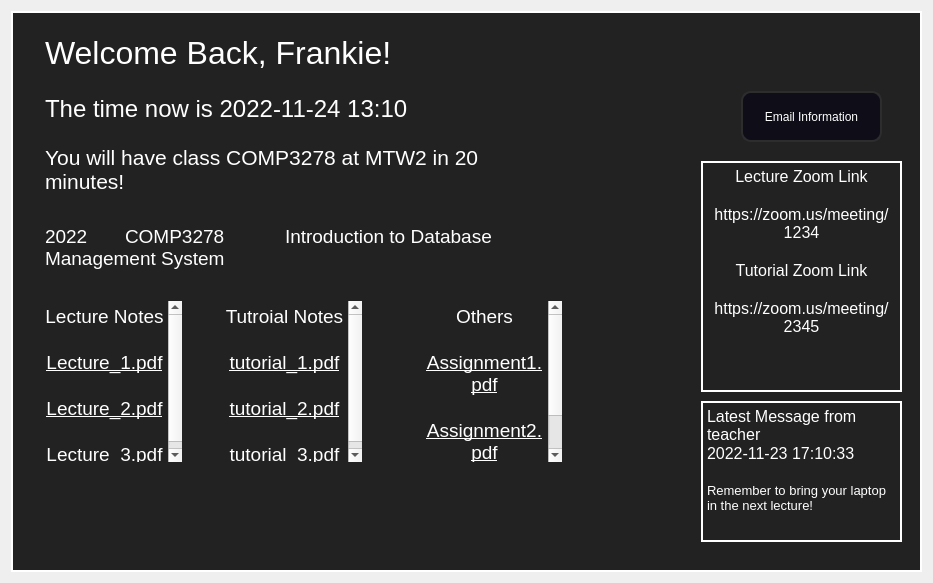
          <widget class="QWidget" name="course_info">
           <property name="styleSheet">
            <string notr="true"/>
           </property>
           <layout class="QFormLayout" name="formLayout_4">
            <item row="0" column="0">
             <widget class="QFrame" name="input_fileds_frame">
              <property name="minimumSize">
               <size>
                <width>911</width>
                <height>561</height>
               </size>
              </property>
              <property name="styleSheet">
               <string notr="true">QFrame{
	background-color: rgb(34, 34, 34);
	color: rgb(255, 255, 255);
	border: 2px solid rgb(255, 255, 255);
}
QLineEdit {
	border: 2px solid rgb(0, 93, 159);
	border-radius: 10px;
	padding: 15px;
	background-color: rgb(0, 69, 116);
	color: rgb(255, 255, 255);
}
QLineEdit:hover {
	border: 2px solid rgb(0, 66, 124);
}
QLineEdit:focus {
	border: 2px solid rgb(206, 206, 206);
	color: rgb(200, 200, 200);
}
QPushButton {
	border: 2px solid rgb(45, 45, 45);
	border-radius: 10px;
	padding: 15px;
	background-color:rgb(14, 13, 24);
	color: rgb(255, 255, 255);
}
QPushButton:hover {
	border: 2px solid rgb(0, 66, 124);
}
QLabel{
	border:3px solid  rgb(45, 45, 45);
	border-radius: 10px;
	
	background-color: rgb(6, 63, 104);
}
QCheckBox{
	color: rgb(255, 255, 255);
	padding: 10px;
}
QTextEdit{
	border: none;
}
QCheckBox::indicator {
    border: 3px solid rgb(0, 93, 159);
	width: 20px;
	height: 20px;
	border-radius: 10px;
    background:rgb(0, 0, 0);
}
QCheckBox::indicator:hover {
    border: 3px solid rgb(255, 255, 255);
}
QCheckBox::indicator:checked {
    background: 3px solid rgb(34, 34, 34);
	background-image: url(:/icons/icons/cil-check.png);
}</string>
              </property>
              <property name="frameShape">
               <enum>QFrame::StyledPanel</enum>
              </property>
              <property name="frameShadow">
               <enum>QFrame::Raised</enum>
              </property>
              <widget class="QTextEdit" name="welcome">
               <property name="geometry">
                <rect>
                 <x>30</x>
                 <y>20</y>
                 <width>851</width>
                 <height>61</height>
                </rect>
               </property>
               <property name="html">
                <string>&lt;!DOCTYPE HTML PUBLIC &quot;-//W3C//DTD HTML 4.0//EN&quot; &quot;http://www.w3.org/TR/REC-html40/strict.dtd&quot;&gt;
&lt;html&gt;&lt;head&gt;&lt;meta name=&quot;qrichtext&quot; content=&quot;1&quot; /&gt;&lt;style type=&quot;text/css&quot;&gt;
p, li { white-space: pre-wrap; }
&lt;/style&gt;&lt;/head&gt;&lt;body style=&quot; font-family:'MS Shell Dlg 2'; font-size:7.8pt; font-weight:400; font-style:normal;&quot;&gt;
&lt;p style=&quot; margin-top:0px; margin-bottom:0px; margin-left:0px; margin-right:0px; -qt-block-indent:0; text-indent:0px;&quot;&gt;&lt;span style=&quot; font-family:'.Roboto'; font-size:24pt;&quot;&gt;Welcome Back, Frankie!&lt;/span&gt;&lt;/p&gt;&lt;/body&gt;&lt;/html&gt;</string>
               </property>
              </widget>
              <widget class="QTextEdit" name="time_now">
               <property name="geometry">
                <rect>
                 <x>30</x>
                 <y>80</y>
                 <width>711</width>
                 <height>51</height>
                </rect>
               </property>
               <property name="verticalScrollBarPolicy">
                <enum>Qt::ScrollBarAlwaysOff</enum>
               </property>
               <property name="html">
                <string>&lt;!DOCTYPE HTML PUBLIC &quot;-//W3C//DTD HTML 4.0//EN&quot; &quot;http://www.w3.org/TR/REC-html40/strict.dtd&quot;&gt;
&lt;html&gt;&lt;head&gt;&lt;meta name=&quot;qrichtext&quot; content=&quot;1&quot; /&gt;&lt;style type=&quot;text/css&quot;&gt;
p, li { white-space: pre-wrap; }
&lt;/style&gt;&lt;/head&gt;&lt;body style=&quot; font-family:'MS Shell Dlg 2'; font-size:7.8pt; font-weight:400; font-style:normal;&quot;&gt;
&lt;p style=&quot; margin-top:0px; margin-bottom:0px; margin-left:0px; margin-right:0px; -qt-block-indent:0; text-indent:0px;&quot;&gt;&lt;span style=&quot; font-family:'.Roboto'; font-size:18pt;&quot;&gt;The time now is 2022-11-24 13:10&lt;/span&gt;&lt;/p&gt;&lt;/body&gt;&lt;/html&gt;</string>
               </property>
              </widget>
              <widget class="QTextEdit" name="whether_have_class">
               <property name="geometry">
                <rect>
                 <x>30</x>
                 <y>130</y>
                 <width>491</width>
                 <height>81</height>
                </rect>
               </property>
               <property name="verticalScrollBarPolicy">
                <enum>Qt::ScrollBarAlwaysOff</enum>
               </property>
               <property name="html">
                <string>&lt;!DOCTYPE HTML PUBLIC &quot;-//W3C//DTD HTML 4.0//EN&quot; &quot;http://www.w3.org/TR/REC-html40/strict.dtd&quot;&gt;
&lt;html&gt;&lt;head&gt;&lt;meta name=&quot;qrichtext&quot; content=&quot;1&quot; /&gt;&lt;style type=&quot;text/css&quot;&gt;
p, li { white-space: pre-wrap; }
&lt;/style&gt;&lt;/head&gt;&lt;body style=&quot; font-family:'MS Shell Dlg 2'; font-size:7.8pt; font-weight:400; font-style:normal;&quot;&gt;
&lt;p style=&quot; margin-top:0px; margin-bottom:0px; margin-left:0px; margin-right:0px; -qt-block-indent:0; text-indent:0px;&quot;&gt;&lt;span style=&quot; font-family:'.Roboto'; font-size:16pt;&quot;&gt;You will have class COMP3278 at MTW2 in 20 minutes!&lt;/span&gt;&lt;/p&gt;
&lt;p style=&quot;-qt-paragraph-type:empty; margin-top:0px; margin-bottom:0px; margin-left:0px; margin-right:0px; -qt-block-indent:0; text-indent:0px; font-family:'.Roboto'; font-size:16pt;&quot;&gt;&lt;br /&gt;&lt;/p&gt;
&lt;p style=&quot; margin-top:0px; margin-bottom:0px; margin-left:0px; margin-right:0px; -qt-block-indent:0; text-indent:0px;&quot;&gt;&lt;span style=&quot; font-family:'.Roboto'; font-size:16pt;&quot;&gt;Below is the course information:&lt;/span&gt;&lt;/p&gt;&lt;/body&gt;&lt;/html&gt;</string>
               </property>
              </widget>
              <widget class="QTextEdit" name="course_code">
               <property name="geometry">
                <rect>
                 <x>30</x>
                 <y>210</y>
                 <width>571</width>
                 <height>61</height>
                </rect>
               </property>
               <property name="verticalScrollBarPolicy">
                <enum>Qt::ScrollBarAlwaysOff</enum>
               </property>
               <property name="html">
                <string>&lt;!DOCTYPE HTML PUBLIC &quot;-//W3C//DTD HTML 4.0//EN&quot; &quot;http://www.w3.org/TR/REC-html40/strict.dtd&quot;&gt;
&lt;html&gt;&lt;head&gt;&lt;meta name=&quot;qrichtext&quot; content=&quot;1&quot; /&gt;&lt;style type=&quot;text/css&quot;&gt;
p, li { white-space: pre-wrap; }
&lt;/style&gt;&lt;/head&gt;&lt;body style=&quot; font-family:'MS Shell Dlg 2'; font-size:7.8pt; font-weight:400; font-style:normal;&quot;&gt;
&lt;p style=&quot; margin-top:0px; margin-bottom:0px; margin-left:0px; margin-right:0px; -qt-block-indent:0; text-indent:0px;&quot;&gt;&lt;span style=&quot; font-family:'.Roboto'; font-size:14pt;&quot;&gt;2022	COMP3278	Introduction to Database Management System&lt;/span&gt;&lt;/p&gt;&lt;/body&gt;&lt;/html&gt;</string>
               </property>
              </widget>
              <widget class="QTextEdit" name="lecture_notes">
               <property name="geometry">
                <rect>
                 <x>30</x>
                 <y>290</y>
                 <width>141</width>
                 <height>161</height>
                </rect>
               </property>
               <property name="html">
                <string>&lt;!DOCTYPE HTML PUBLIC &quot;-//W3C//DTD HTML 4.0//EN&quot; &quot;http://www.w3.org/TR/REC-html40/strict.dtd&quot;&gt;
&lt;html&gt;&lt;head&gt;&lt;meta name=&quot;qrichtext&quot; content=&quot;1&quot; /&gt;&lt;style type=&quot;text/css&quot;&gt;
p, li { white-space: pre-wrap; }
&lt;/style&gt;&lt;/head&gt;&lt;body style=&quot; font-family:'MS Shell Dlg 2'; font-size:7.8pt; font-weight:400; font-style:normal;&quot;&gt;
&lt;p align=&quot;center&quot; style=&quot; margin-top:0px; margin-bottom:0px; margin-left:0px; margin-right:0px; -qt-block-indent:0; text-indent:0px;&quot;&gt;&lt;span style=&quot; font-family:'.Roboto'; font-size:14pt;&quot;&gt;Lecture Notes&lt;/span&gt;&lt;/p&gt;
&lt;p align=&quot;center&quot; style=&quot;-qt-paragraph-type:empty; margin-top:0px; margin-bottom:0px; margin-left:0px; margin-right:0px; -qt-block-indent:0; text-indent:0px; font-family:'.Roboto'; font-size:14pt;&quot;&gt;&lt;br /&gt;&lt;/p&gt;
&lt;p align=&quot;center&quot; style=&quot; margin-top:0px; margin-bottom:0px; margin-left:0px; margin-right:0px; -qt-block-indent:0; text-indent:0px;&quot;&gt;&lt;span style=&quot; font-family:'.Roboto'; font-size:14pt; text-decoration: underline;&quot;&gt;Lecture_1.pdf&lt;/span&gt;&lt;/p&gt;
&lt;p align=&quot;center&quot; style=&quot;-qt-paragraph-type:empty; margin-top:0px; margin-bottom:0px; margin-left:0px; margin-right:0px; -qt-block-indent:0; text-indent:0px; font-family:'.Roboto'; font-size:14pt; text-decoration: underline;&quot;&gt;&lt;br /&gt;&lt;/p&gt;
&lt;p align=&quot;center&quot; style=&quot; margin-top:0px; margin-bottom:0px; margin-left:0px; margin-right:0px; -qt-block-indent:0; text-indent:0px;&quot;&gt;&lt;span style=&quot; font-family:'.Roboto'; font-size:14pt; text-decoration: underline;&quot;&gt;Lecture_2.pdf&lt;/span&gt;&lt;/p&gt;
&lt;p align=&quot;center&quot; style=&quot;-qt-paragraph-type:empty; margin-top:0px; margin-bottom:0px; margin-left:0px; margin-right:0px; -qt-block-indent:0; text-indent:0px; font-family:'.Roboto'; font-size:14pt; text-decoration: underline;&quot;&gt;&lt;br /&gt;&lt;/p&gt;
&lt;p align=&quot;center&quot; style=&quot; margin-top:0px; margin-bottom:0px; margin-left:0px; margin-right:0px; -qt-block-indent:0; text-indent:0px;&quot;&gt;&lt;span style=&quot; font-family:'.Roboto'; font-size:14pt; text-decoration: underline;&quot;&gt;Lecture_3.pdf&lt;/span&gt;&lt;/p&gt;&lt;/body&gt;&lt;/html&gt;</string>
               </property>
              </widget>
              <widget class="QTextEdit" name="tutorial_notes">
               <property name="geometry">
                <rect>
                 <x>210</x>
                 <y>290</y>
                 <width>141</width>
                 <height>161</height>
                </rect>
               </property>
               <property name="html">
                <string>&lt;!DOCTYPE HTML PUBLIC &quot;-//W3C//DTD HTML 4.0//EN&quot; &quot;http://www.w3.org/TR/REC-html40/strict.dtd&quot;&gt;
&lt;html&gt;&lt;head&gt;&lt;meta name=&quot;qrichtext&quot; content=&quot;1&quot; /&gt;&lt;style type=&quot;text/css&quot;&gt;
p, li { white-space: pre-wrap; }
&lt;/style&gt;&lt;/head&gt;&lt;body style=&quot; font-family:'MS Shell Dlg 2'; font-size:7.8pt; font-weight:400; font-style:normal;&quot;&gt;
&lt;p align=&quot;center&quot; style=&quot; margin-top:0px; margin-bottom:0px; margin-left:0px; margin-right:0px; -qt-block-indent:0; text-indent:0px;&quot;&gt;&lt;span style=&quot; font-family:'.Roboto'; font-size:14pt;&quot;&gt;Tutroial Notes&lt;/span&gt;&lt;/p&gt;
&lt;p align=&quot;center&quot; style=&quot;-qt-paragraph-type:empty; margin-top:0px; margin-bottom:0px; margin-left:0px; margin-right:0px; -qt-block-indent:0; text-indent:0px; font-family:'.Roboto'; font-size:14pt;&quot;&gt;&lt;br /&gt;&lt;/p&gt;
&lt;p align=&quot;center&quot; style=&quot; margin-top:0px; margin-bottom:0px; margin-left:0px; margin-right:0px; -qt-block-indent:0; text-indent:0px;&quot;&gt;&lt;span style=&quot; font-family:'.Roboto'; font-size:14pt; text-decoration: underline;&quot;&gt;tutorial_1.pdf&lt;/span&gt;&lt;/p&gt;
&lt;p align=&quot;center&quot; style=&quot;-qt-paragraph-type:empty; margin-top:0px; margin-bottom:0px; margin-left:0px; margin-right:0px; -qt-block-indent:0; text-indent:0px; font-family:'.Roboto'; font-size:14pt; text-decoration: underline;&quot;&gt;&lt;br /&gt;&lt;/p&gt;
&lt;p align=&quot;center&quot; style=&quot; margin-top:0px; margin-bottom:0px; margin-left:0px; margin-right:0px; -qt-block-indent:0; text-indent:0px;&quot;&gt;&lt;span style=&quot; font-family:'.Roboto'; font-size:14pt; text-decoration: underline;&quot;&gt;tutorial_2.pdf&lt;/span&gt;&lt;/p&gt;
&lt;p align=&quot;center&quot; style=&quot;-qt-paragraph-type:empty; margin-top:0px; margin-bottom:0px; margin-left:0px; margin-right:0px; -qt-block-indent:0; text-indent:0px; font-family:'.Roboto'; font-size:14pt; text-decoration: underline;&quot;&gt;&lt;br /&gt;&lt;/p&gt;
&lt;p align=&quot;center&quot; style=&quot; margin-top:0px; margin-bottom:0px; margin-left:0px; margin-right:0px; -qt-block-indent:0; text-indent:0px;&quot;&gt;&lt;span style=&quot; font-family:'.Roboto'; font-size:14pt; text-decoration: underline;&quot;&gt;tutorial_3.pdf&lt;/span&gt;&lt;/p&gt;&lt;/body&gt;&lt;/html&gt;</string>
               </property>
              </widget>
              <widget class="QTextEdit" name="others">
               <property name="geometry">
                <rect>
                 <x>410</x>
                 <y>290</y>
                 <width>141</width>
                 <height>161</height>
                </rect>
               </property>
               <property name="html">
                <string>&lt;!DOCTYPE HTML PUBLIC &quot;-//W3C//DTD HTML 4.0//EN&quot; &quot;http://www.w3.org/TR/REC-html40/strict.dtd&quot;&gt;
&lt;html&gt;&lt;head&gt;&lt;meta name=&quot;qrichtext&quot; content=&quot;1&quot; /&gt;&lt;style type=&quot;text/css&quot;&gt;
p, li { white-space: pre-wrap; }
&lt;/style&gt;&lt;/head&gt;&lt;body style=&quot; font-family:'MS Shell Dlg 2'; font-size:7.8pt; font-weight:400; font-style:normal;&quot;&gt;
&lt;p align=&quot;center&quot; style=&quot; margin-top:0px; margin-bottom:0px; margin-left:0px; margin-right:0px; -qt-block-indent:0; text-indent:0px;&quot;&gt;&lt;span style=&quot; font-family:'.Roboto'; font-size:14pt;&quot;&gt;Others&lt;/span&gt;&lt;/p&gt;
&lt;p align=&quot;center&quot; style=&quot;-qt-paragraph-type:empty; margin-top:0px; margin-bottom:0px; margin-left:0px; margin-right:0px; -qt-block-indent:0; text-indent:0px; font-family:'.Roboto'; font-size:14pt;&quot;&gt;&lt;br /&gt;&lt;/p&gt;
&lt;p align=&quot;center&quot; style=&quot; margin-top:0px; margin-bottom:0px; margin-left:0px; margin-right:0px; -qt-block-indent:0; text-indent:0px;&quot;&gt;&lt;span style=&quot; font-family:'.Roboto'; font-size:14pt; text-decoration: underline;&quot;&gt;Assignment1.pdf&lt;/span&gt;&lt;/p&gt;
&lt;p align=&quot;center&quot; style=&quot;-qt-paragraph-type:empty; margin-top:0px; margin-bottom:0px; margin-left:0px; margin-right:0px; -qt-block-indent:0; text-indent:0px; font-family:'.Roboto'; font-size:14pt; text-decoration: underline;&quot;&gt;&lt;br /&gt;&lt;/p&gt;
&lt;p align=&quot;center&quot; style=&quot; margin-top:0px; margin-bottom:0px; margin-left:0px; margin-right:0px; -qt-block-indent:0; text-indent:0px;&quot;&gt;&lt;span style=&quot; font-family:'.Roboto'; font-size:14pt; text-decoration: underline;&quot;&gt;Assignment2.pdf&lt;/span&gt;&lt;/p&gt;
&lt;p align=&quot;center&quot; style=&quot;-qt-paragraph-type:empty; margin-top:0px; margin-bottom:0px; margin-left:0px; margin-right:0px; -qt-block-indent:0; text-indent:0px; font-family:'.Roboto'; font-size:14pt; text-decoration: underline;&quot;&gt;&lt;br /&gt;&lt;/p&gt;
&lt;p align=&quot;center&quot; style=&quot; margin-top:0px; margin-bottom:0px; margin-left:0px; margin-right:0px; -qt-block-indent:0; text-indent:0px;&quot;&gt;&lt;span style=&quot; font-family:'.Roboto'; font-size:14pt; text-decoration: underline;&quot;&gt;Lab1.zip&lt;/span&gt;&lt;/p&gt;&lt;/body&gt;&lt;/html&gt;</string>
               </property>
              </widget>
              <widget class="QTextEdit" name="latest_message">
               <property name="geometry">
                <rect>
                 <x>690</x>
                 <y>390</y>
                 <width>201</width>
                 <height>141</height>
                </rect>
               </property>
               <property name="styleSheet">
                <string notr="true">QFrame{
	border: 2px solid rgb(255, 255, 255);
}</string>
               </property>
               <property name="html">
                <string>&lt;!DOCTYPE HTML PUBLIC &quot;-//W3C//DTD HTML 4.0//EN&quot; &quot;http://www.w3.org/TR/REC-html40/strict.dtd&quot;&gt;
&lt;html&gt;&lt;head&gt;&lt;meta name=&quot;qrichtext&quot; content=&quot;1&quot; /&gt;&lt;style type=&quot;text/css&quot;&gt;
p, li { white-space: pre-wrap; }
&lt;/style&gt;&lt;/head&gt;&lt;body style=&quot; font-family:'MS Shell Dlg 2'; font-size:7.8pt; font-weight:400; font-style:normal;&quot;&gt;
&lt;p style=&quot; margin-top:0px; margin-bottom:0px; margin-left:0px; margin-right:0px; -qt-block-indent:0; text-indent:0px;&quot;&gt;&lt;span style=&quot; font-family:'.Roboto'; font-size:12pt;&quot;&gt;Latest Message from teacher&lt;/span&gt;&lt;/p&gt;
&lt;p style=&quot; margin-top:0px; margin-bottom:0px; margin-left:0px; margin-right:0px; -qt-block-indent:0; text-indent:0px;&quot;&gt;&lt;span style=&quot; font-family:'.Roboto'; font-size:12pt;&quot;&gt;2022-11-23 17:10:33&lt;/span&gt;&lt;/p&gt;
&lt;p style=&quot;-qt-paragraph-type:empty; margin-top:0px; margin-bottom:0px; margin-left:0px; margin-right:0px; -qt-block-indent:0; text-indent:0px; font-family:'.Roboto'; font-size:13pt;&quot;&gt;&lt;br /&gt;&lt;/p&gt;
&lt;p style=&quot; margin-top:0px; margin-bottom:0px; margin-left:0px; margin-right:0px; -qt-block-indent:0; text-indent:0px;&quot;&gt;&lt;span style=&quot; font-family:'.Roboto'; font-size:10pt;&quot;&gt;Remember to bring your laptop in the next lecture!&lt;/span&gt;&lt;/p&gt;&lt;/body&gt;&lt;/html&gt;</string>
               </property>
              </widget>
              <widget class="QTextEdit" name="zoom_link">
               <property name="geometry">
                <rect>
                 <x>690</x>
                 <y>150</y>
                 <width>201</width>
                 <height>231</height>
                </rect>
               </property>
               <property name="styleSheet">
                <string notr="true">QFrame{
	border: 2px solid rgb(255, 255, 255);
}</string>
               </property>
               <property name="html">
                <string>&lt;!DOCTYPE HTML PUBLIC &quot;-//W3C//DTD HTML 4.0//EN&quot; &quot;http://www.w3.org/TR/REC-html40/strict.dtd&quot;&gt;
&lt;html&gt;&lt;head&gt;&lt;meta name=&quot;qrichtext&quot; content=&quot;1&quot; /&gt;&lt;style type=&quot;text/css&quot;&gt;
p, li { white-space: pre-wrap; }
&lt;/style&gt;&lt;/head&gt;&lt;body style=&quot; font-family:'MS Shell Dlg 2'; font-size:7.8pt; font-weight:400; font-style:normal;&quot;&gt;
&lt;p align=&quot;center&quot; style=&quot; margin-top:0px; margin-bottom:0px; margin-left:0px; margin-right:0px; -qt-block-indent:0; text-indent:0px;&quot;&gt;&lt;span style=&quot; font-family:'.Roboto'; font-size:12pt;&quot;&gt;Lecture Zoom Link&lt;/span&gt;&lt;/p&gt;
&lt;p align=&quot;center&quot; style=&quot;-qt-paragraph-type:empty; margin-top:0px; margin-bottom:0px; margin-left:0px; margin-right:0px; -qt-block-indent:0; text-indent:0px; font-family:'.Roboto'; font-size:12pt;&quot;&gt;&lt;br /&gt;&lt;/p&gt;
&lt;p align=&quot;center&quot; style=&quot; margin-top:0px; margin-bottom:0px; margin-left:0px; margin-right:0px; -qt-block-indent:0; text-indent:0px;&quot;&gt;&lt;span style=&quot; font-family:'.Roboto'; font-size:12pt;&quot;&gt;https://zoom.us/meeting/1234&lt;/span&gt;&lt;/p&gt;
&lt;p align=&quot;center&quot; style=&quot;-qt-paragraph-type:empty; margin-top:0px; margin-bottom:0px; margin-left:0px; margin-right:0px; -qt-block-indent:0; text-indent:0px; font-family:'.Roboto'; font-size:12pt;&quot;&gt;&lt;br /&gt;&lt;/p&gt;
&lt;p align=&quot;center&quot; style=&quot; margin-top:0px; margin-bottom:0px; margin-left:0px; margin-right:0px; -qt-block-indent:0; text-indent:0px;&quot;&gt;&lt;span style=&quot; font-family:'.Roboto'; font-size:12pt;&quot;&gt;Tutorial Zoom Link&lt;/span&gt;&lt;/p&gt;
&lt;p align=&quot;center&quot; style=&quot;-qt-paragraph-type:empty; margin-top:0px; margin-bottom:0px; margin-left:0px; margin-right:0px; -qt-block-indent:0; text-indent:0px; font-family:'.Roboto'; font-size:12pt;&quot;&gt;&lt;br /&gt;&lt;/p&gt;
&lt;p align=&quot;center&quot; style=&quot; margin-top:0px; margin-bottom:0px; margin-left:0px; margin-right:0px; -qt-block-indent:0; text-indent:0px;&quot;&gt;&lt;span style=&quot; font-family:'.Roboto'; font-size:12pt;&quot;&gt;https://zoom.us/meeting/2345&lt;/span&gt;&lt;/p&gt;&lt;/body&gt;&lt;/html&gt;</string>
               </property>
              </widget>
              <widget class="QPushButton" name="email_button_2">
               <property name="geometry">
                <rect>
                 <x>730</x>
                 <y>80</y>
                 <width>141</width>
                 <height>51</height>
                </rect>
               </property>
               <property name="text">
                <string>Email Information</string>
               </property>
              </widget>
             </widget>
            </item>
           </layout>
          </widget>
